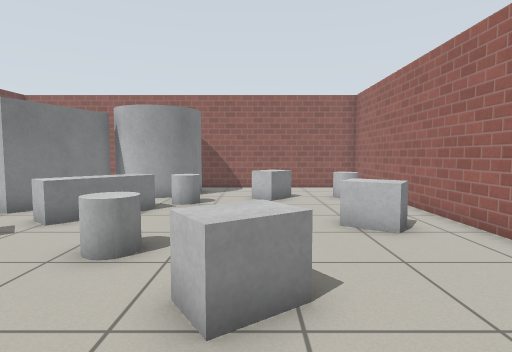
[1] (above)

16 first-person views from a walk through a Gazebo world. The camera is 0.9 m above the floor, tilts 4° down and sees 80° across. The floor is counted in squares, 0.5 m on a side. Each view is taken from the middle of a square. On the plan, view 1 faces up. The plan holds only what a view shows up to about 16 squares ahead; the rest is blank. Robots are left out. Simple patterns stand in for the simulator's built-in surfaces.

[2]
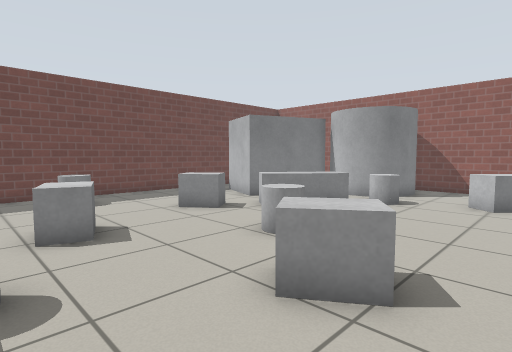

[3]
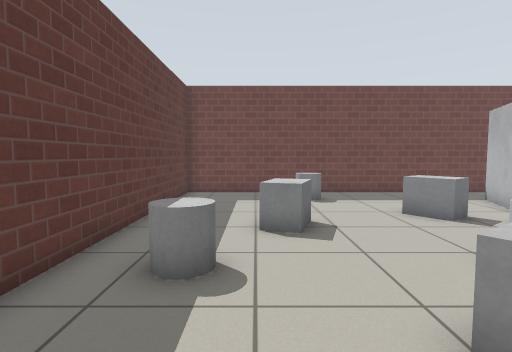

[4]
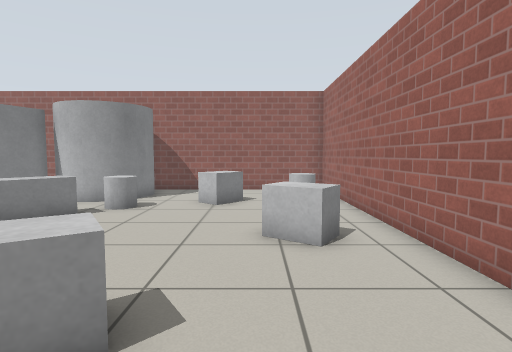

[5]
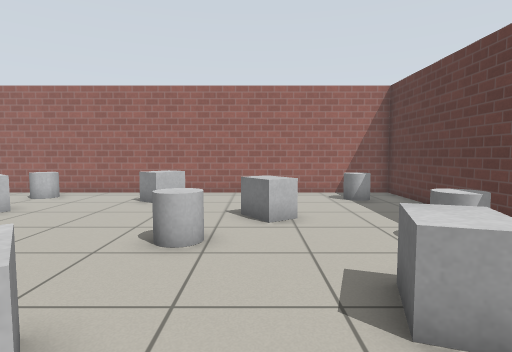

[6]
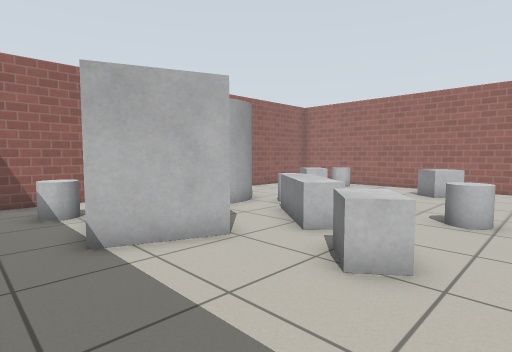

[7]
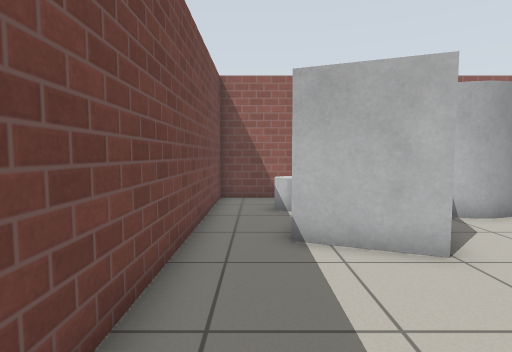

[8]
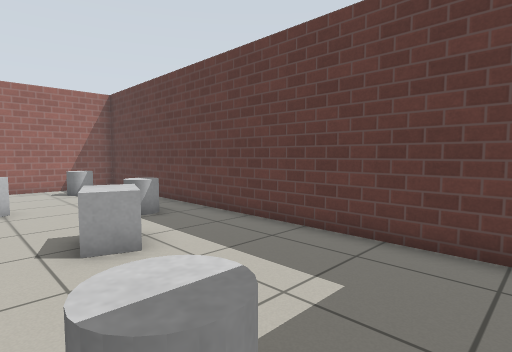

[9]
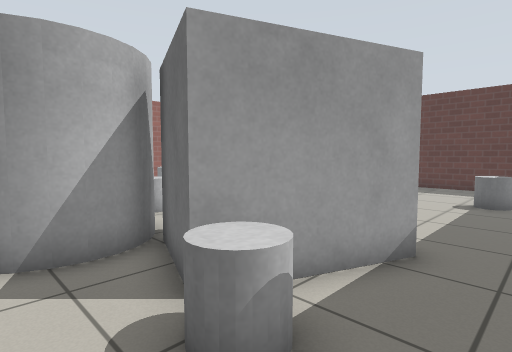

[10]
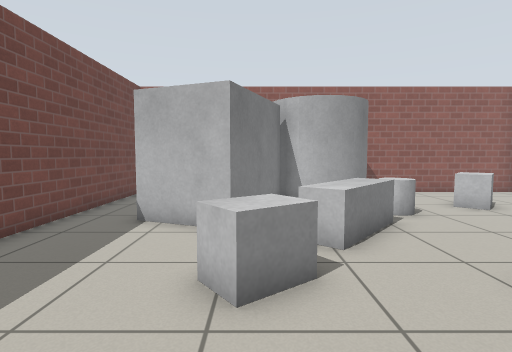

[11]
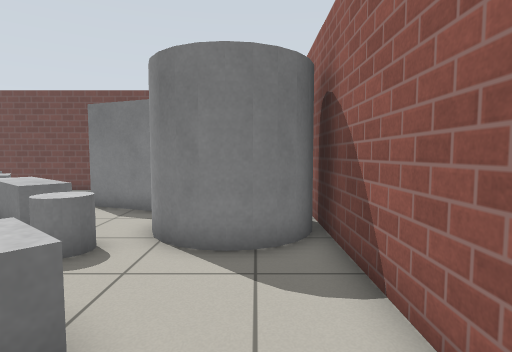

[12]
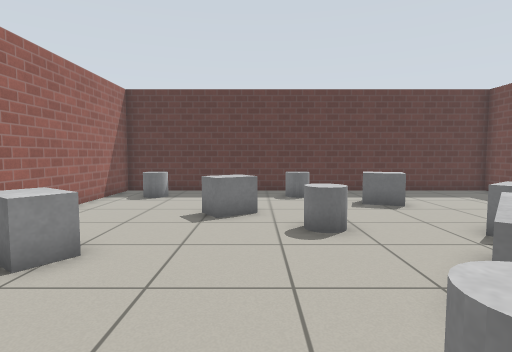

[13]
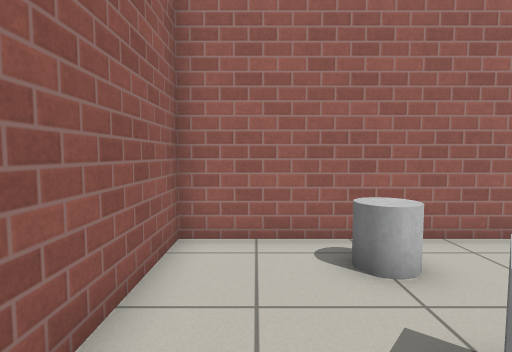

[14]
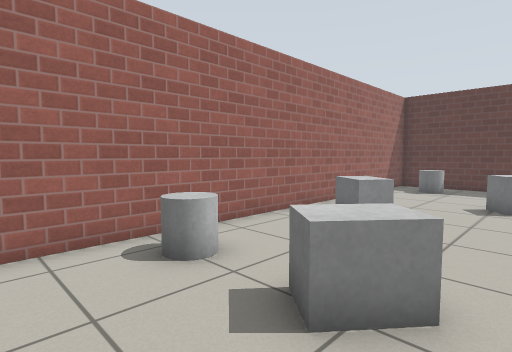

[15]
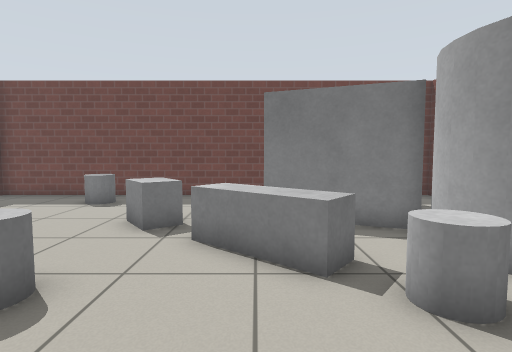

[16]
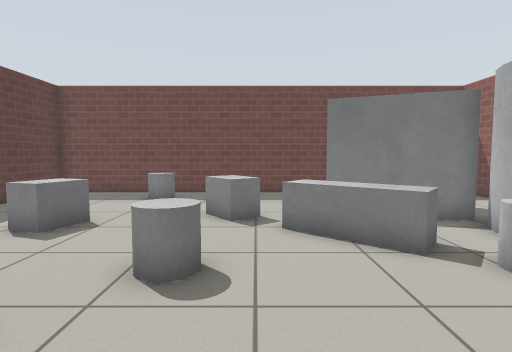

### Floor plan
Key: @ floor where view 1 was taken; # wall or solid block; . floor; C grey cylinder; B grey box.
Columns run from 13 left of view 1 to 6 right of it. Each row starts with its distance up from view 1.
 17 ####################
 16 #......C C.........#
 15 #......C  C........#
 14 #..CC..C  C........#
 13 #...BBBCCCC..BB..C.#
 12 #...B B...C..BB....#
 11 #..B  B...CC.......#
 10 #..BBB..BB.........#
  9 #....B..BB.........#
  8 #......BB......BBB.#
  7 #.....B.........B..#
  6 #....BBB..CC.......#
  5 #.........C........#
  4 #...........BB.....#
  3 #.CC.........B.....#
  2 #......BB..........#
  1 #.......B..........#
  0 #.........C..@..CC.#
 -1 #..................#
 -2 ####################

Positions as (right, up) in squares from view 1, and headings:
1: (0, 0), facing up
2: (2, 0), facing up-left
3: (2, 1), facing left
4: (2, 1), facing up
5: (-9, 4), facing right
6: (-12, 4), facing up-right
7: (-11, 4), facing up
8: (-12, 4), facing down-right
9: (-12, 16), facing down-right
10: (-7, 2), facing up
11: (3, 15), facing left
12: (-1, 13), facing down
13: (-1, 15), facing right
14: (-1, 16), facing down-right
15: (1, 9), facing left
16: (2, 7), facing left
